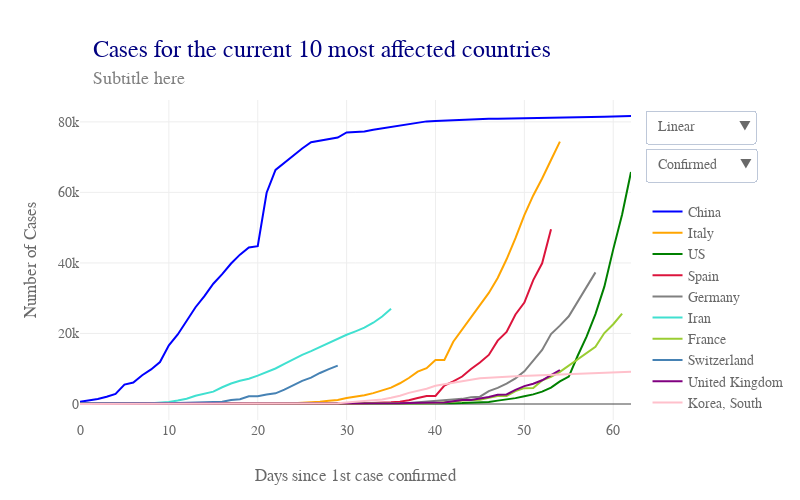

Notebook source saved alongside this figure:
### Code cell
# Plot timeline confirmed top ten countries

# Plot

data = []
for i, c in enumerate(top10_country):
    data.append(go.Scatter(x = df_merged[df_merged['Country/Region'] == c].days_since_1st_conf,
                           y = df_merged[df_merged['Country/Region'] == c].confirmed,
                           name = c,
                           marker = dict(color = top10_col[i]),
                           hoverinfo = 'text+y',
                           hovertext = c,
                           hoverlabel = dict(bordercolor = top10_col[i], 
                                 bgcolor = 'white', 
                                 font = dict(color = top10_col[i])),
                          ))
    data.append(go.Scatter(x = df_merged[df_merged['Country/Region'] == c].days_since_1st_conf,
                           y = df_merged[df_merged['Country/Region'] == c].deaths,
                           name = c,
                           marker = dict(color = top10_col[i]),
                           hoverinfo = 'text+y',
                           hovertext = c,
                           hoverlabel = dict(bordercolor = top10_col[i], 
                                 bgcolor = 'white', 
                                 font = dict(color = top10_col[i])),
                           showlegend = False,
                           visible = False
                          ))

conf_visible = [True, False, True, False, True, False, True, False, True, False, 
                True, False, True, False, True, False, True, False, True, False] 
death_visible = [False, True, False, True, False, True, False, True, False, True, 
                 False, True, False, True, False, True, False, True, False, True]

lay = go.Layout(width = 800, 
                height = 500, 
                #bargap = 0.2,
                xaxis = dict(title='Days since 1st case confirmed',
                             nticks = 10,
                             rangemode = 'nonnegative',
                             zeroline = False,
                            ),
                yaxis = dict(title='Number of Cases',
                             type = 'linear',
                            ),
                hovermode = 'closest',
                font = dict(size = label_size,
                            family = label_font,
                            color = label_col,
                           ),
                legend = dict(x = 1.03, 
                              y = 0.7),
                annotations=[dict(x = 0.02,
                                  y = 1.2,
                                  showarrow = False,
                                  text = 'Cases for the current 10 most affected countries',
                                  xref = 'paper',
                                  yref = 'paper',
                                  font=dict(
                                      family = title_font,
                                      size = title_size,
                                      color = title_col,),
                                 ),
                             dict(x = 0.02,
                                  y = 1.1,
                                  showarrow = False,
                                  text = 'Subtitle here',
                                  xref = 'paper',
                                  yref = 'paper',
                                  font=dict(
                                      family = subtitle_font,
                                      size = subtitle_size,
                                      color = subtitle_col,),
                                 ),
                            ],
                updatemenus=[dict(buttons=list([dict(args = ["yaxis.type", 'linear'],
                                                     label = 'Linear',
                                                     method = 'relayout'
                                                    ),
                                                dict(
                                                    args = ["yaxis.type", 'log'],
                                                    label = 'Logarithmic',
                                                    method = 'relayout'
                                                )
                                               ]),
                                  direction = "down",
                                  pad = {"r": 10, "t": 10},
                                  showactive = True,
                                  x = 1.025,
                                  xanchor = 'left',
                                  y = 1.00,
                                  yanchor = 'top'
                                 ),
                             dict(buttons=list([dict(args = [{'visible': conf_visible, 'showlegend' : True }],
                                                     label = 'Confirmed   ',
                                                     method = 'restyle'
                                                    ),
                                                dict(args = [{'visible': death_visible, 'showlegend' : True }],
                                                     label = 'Deaths',
                                                     method = 'restyle'
                                                    ),
                                               ]),
                                  direction = "down",
                                  pad = {"r": 10, "t": 10},
                                  showactive = True,
                                  x = 1.025,
                                  xanchor = 'left',
                                  y = 0.88,
                                  yanchor = 'top'
                                 ),
                            ]
               )


fig = dict(data=data, layout=lay)
plotly.offline.iplot(fig)

### Figure 1 — Plotly figure (JSON) as saved in the notebook; plotly's stock layout.template omitted (floating-point values rounded to 4 significant figures)
{"data": [{"hoverinfo": "text+y", "hoverlabel": {"bgcolor": "white", "bordercolor": "blue", "font": {"color": "blue"}}, "hovertext": "China", "marker": {"color": "blue"}, "name": "China", "type": "scatter", "uid": "8480330a-6f76-11ea-a5ff-8c8590b56c5d", "x": [0, 1, 2, 3, 4, 5, 6, 7, 8, 9, 10, 11, 12, 13, 14, 15, 16, 17, 18, 19, 20, 21, 22, 23, 24, 25, 26, 27, 28, 29, 30, 31, 32, 33, 34, 35, 36, 37, 38, 39, 40, 41, 42, 43, 44, 45, 46, 47, 48, 49, 50, 51, 52, 53, 54, 55, 56, 57, 58, 59, 60, 61, 62], "y": [643, 920, 1406, 2075, 2877, 5509, 6087, 8141, 9802, 11891, 16630, 19716, 23707, 27440, 30587, 34110, 36814, 39829, 42354, 44386, 44759, 59895, 66358, 68413, 70513, 72434, 74211, 74619, 75077, 75550, 77001, 77022, 77241, 77754, 78166, 78600, 78928, 79356, 79932, 80136, 80261, 80386, 80537, 80690, 80770, 80823, 80860, 80887, 80921, 80932, 80945, 80977, 81003, 81033, 81058, 81102, 81156, 81250, 81305, 81435, 81498, 81591, 81661]}, {"hoverinfo": "text+y", "hoverlabel": {"bgcolor": "white", "bordercolor": "blue", "font": {"color": "blue"}}, "hovertext": "China", "marker": {"color": "blue"}, "name": "China", "showlegend": false, "type": "scatter", "uid": "8480355a-6f76-11ea-8bf3-8c8590b56c5d", "visible": false, "x": [0, 1, 2, 3, 4, 5, 6, 7, 8, 9, 10, 11, 12, 13, 14, 15, 16, 17, 18, 19, 20, 21, 22, 23, 24, 25, 26, 27, 28, 29, 30, 31, 32, 33, 34, 35, 36, 37, 38, 39, 40, 41, 42, 43, 44, 45, 46, 47, 48, 49, 50, 51, 52, 53, 54, 55, 56, 57, 58, 59, 60, 61, 62], "y": [18, 26, 42, 56, 82, 131, 133, 171, 213, 259, 361, 425, 491, 563, 633, 718, 805, 905, 1012, 1112, 1117, 1369, 1521, 1663, 1766, 1864, 2003, 2116, 2238, 2238, 2443, 2445, 2595, 2665, 2717, 2746, 2790, 2837, 2872, 2914, 2947, 2983, 3015, 3044, 3072, 3100, 3123, 3139, 3161, 3172, 3180, 3193, 3203, 3217, 3230, 3241, 3249, 3253, 3259, 3274, 3274, 3281, 3285]}, {"hoverinfo": "text+y", "hoverlabel": {"bgcolor": "white", "bordercolor": "orange", "font": {"color": "orange"}}, "hovertext": "Italy", "marker": {"color": "orange"}, "name": "Italy", "type": "scatter", "uid": "84803690-6f76-11ea-96cf-8c8590b56c5d", "x": [-8, -7, -6, -5, -4, -3, -2, -1, 0, 1, 2, 3, 4, 5, 6, 7, 8, 9, 10, 11, 12, 13, 14, 15, 16, 17, 18, 19, 20, 21, 22, 23, 24, 25, 26, 27, 28, 29, 30, 31, 32, 33, 34, 35, 36, 37, 38, 39, 40, 41, 42, 43, 44, 45, 46, 47, 48, 49, 50, 51, 52, 53, 54], "y": [0, 0, 0, 0, 0, 0, 0, 0, 2, 2, 2, 2, 2, 2, 2, 3, 3, 3, 3, 3, 3, 3, 3, 3, 3, 3, 3, 3, 3, 20, 62, 155, 229, 322, 453, 655, 888, 1128, 1694, 2036, 2502, 3089, 3858, 4636, 5883, 7375, 9172, 10149, 12462, 12462, 17660, 21157, 24747, 27980, 31506, 35713, 41035, 47021, 53578, 59138, 63927, 69176, 74386]}, {"hoverinfo": "text+y", "hoverlabel": {"bgcolor": "white", "bordercolor": "orange", "font": {"color": "orange"}}, "hovertext": "Italy", "marker": {"color": "orange"}, "name": "Italy", "showlegend": false, "type": "scatter", "uid": "8480379c-6f76-11ea-b2a9-8c8590b56c5d", "visible": false, "x": [-8, -7, -6, -5, -4, -3, -2, -1, 0, 1, 2, 3, 4, 5, 6, 7, 8, 9, 10, 11, 12, 13, 14, 15, 16, 17, 18, 19, 20, 21, 22, 23, 24, 25, 26, 27, 28, 29, 30, 31, 32, 33, 34, 35, 36, 37, 38, 39, 40, 41, 42, 43, 44, 45, 46, 47, 48, 49, 50, 51, 52, 53, 54], "y": [0, 0, 0, 0, 0, 0, 0, 0, 0, 0, 0, 0, 0, 0, 0, 0, 0, 0, 0, 0, 0, 0, 0, 0, 0, 0, 0, 0, 0, 1, 2, 3, 7, 10, 12, 17, 21, 29, 34, 52, 79, 107, 148, 197, 233, 366, 463, 631, 827, 827, 1266, 1441, 1809, 2158, 2503, 2978, 3405, 4032, 4825, 5476, 6077, 6820, 7503]}, {"hoverinfo": "text+y", "hoverlabel": {"bgcolor": "white", "bordercolor": "green", "font": {"color": "green"}}, "hovertext": "US", "marker": {"color": "green"}, "name": "US", "type": "scatter", "uid": "84803898-6f76-11ea-8d5f-8c8590b56c5d", "x": [0, 1, 2, 3, 4, 5, 6, 7, 8, 9, 10, 11, 12, 13, 14, 15, 16, 17, 18, 19, 20, 21, 22, 23, 24, 25, 26, 27, 28, 29, 30, 31, 32, 33, 34, 35, 36, 37, 38, 39, 40, 41, 42, 43, 44, 45, 46, 47, 48, 49, 50, 51, 52, 53, 54, 55, 56, 57, 58, 59, 60, 61, 62], "y": [1, 2, 2, 5, 5, 5, 5, 5, 7, 8, 8, 11, 11, 11, 11, 11, 11, 11, 11, 12, 12, 13, 13, 13, 13, 13, 13, 13, 13, 15, 15, 15, 51, 51, 57, 58, 60, 68, 74, 98, 118, 149, 217, 262, 402, 518, 583, 959, 1281, 1663, 2179, 2727, 3499, 4632, 6421, 7783, 13677, 19100, 25489, 33276, 43847, 53740, 65778]}, {"hoverinfo": "text+y", "hoverlabel": {"bgcolor": "white", "bordercolor": "green", "font": {"color": "green"}}, "hovertext": "US", "marker": {"color": "green"}, "name": "US", "showlegend": false, "type": "scatter", "uid": "8480399a-6f76-11ea-837e-8c8590b56c5d", "visible": false, "x": [0, 1, 2, 3, 4, 5, 6, 7, 8, 9, 10, 11, 12, 13, 14, 15, 16, 17, 18, 19, 20, 21, 22, 23, 24, 25, 26, 27, 28, 29, 30, 31, 32, 33, 34, 35, 36, 37, 38, 39, 40, 41, 42, 43, 44, 45, 46, 47, 48, 49, 50, 51, 52, 53, 54, 55, 56, 57, 58, 59, 60, 61, 62], "y": [0, 0, 0, 0, 0, 0, 0, 0, 0, 0, 0, 0, 0, 0, 0, 0, 0, 0, 0, 0, 0, 0, 0, 0, 0, 0, 0, 0, 0, 0, 0, 0, 0, 0, 0, 0, 0, 1, 1, 6, 7, 11, 12, 14, 17, 21, 22, 28, 36, 40, 47, 54, 63, 85, 108, 118, 200, 244, 307, 417, 557, 706, 942]}, {"hoverinfo": "text+y", "hoverlabel": {"bgcolor": "white", "bordercolor": "crimson", "font": {"color": "crimson"}}, "hovertext": "Spain", "marker": {"color": "crimson"}, "name": "Spain", "type": "scatter", "uid": "84803a94-6f76-11ea-9c37-8c8590b56c5d", "x": [-9, -8, -7, -6, -5, -4, -3, -2, -1, 0, 1, 2, 3, 4, 5, 6, 7, 8, 9, 10, 11, 12, 13, 14, 15, 16, 17, 18, 19, 20, 21, 22, 23, 24, 25, 26, 27, 28, 29, 30, 31, 32, 33, 34, 35, 36, 37, 38, 39, 40, 41, 42, 43, 44, 45, 46, 47, 48, 49, 50, 51, 52, 53], "y": [0, 0, 0, 0, 0, 0, 0, 0, 0, 1, 1, 1, 1, 1, 1, 1, 1, 2, 2, 2, 2, 2, 2, 2, 2, 2, 2, 2, 2, 2, 2, 2, 2, 6, 13, 15, 32, 45, 84, 120, 165, 222, 259, 400, 500, 673, 1073, 1695, 2277, 2277, 5232, 6391, 7798, 9942, 11748, 13910, 17963, 20410, 25374, 28768, 35136, 39885, 49515]}, {"hoverinfo": "text+y", "hoverlabel": {"bgcolor": "white", "bordercolor": "crimson", "font": {"color": "crimson"}}, "hovertext": "Spain", "marker": {"color": "crimson"}, "name": "Spain", "showlegend": false, "type": "scatter", "uid": "84803b78-6f76-11ea-8383-8c8590b56c5d", "visible": false, "x": [-9, -8, -7, -6, -5, -4, -3, -2, -1, 0, 1, 2, 3, 4, 5, 6, 7, 8, 9, 10, 11, 12, 13, 14, 15, 16, 17, 18, 19, 20, 21, 22, 23, 24, 25, 26, 27, 28, 29, 30, 31, 32, 33, 34, 35, 36, 37, 38, 39, 40, 41, 42, 43, 44, 45, 46, 47, 48, 49, 50, 51, 52, 53], "y": [0, 0, 0, 0, 0, 0, 0, 0, 0, 0, 0, 0, 0, 0, 0, 0, 0, 0, 0, 0, 0, 0, 0, 0, 0, 0, 0, 0, 0, 0, 0, 0, 0, 0, 0, 0, 0, 0, 0, 0, 1, 2, 3, 5, 10, 17, 28, 35, 54, 55, 133, 195, 289, 342, 533, 623, 830, 1043, 1375, 1772, 2311, 2808, 3647]}, {"hoverinfo": "text+y", "hoverlabel": {"bgcolor": "white", "bordercolor": "grey", "font": {"color": "grey"}}, "hovertext": "Germany", "marker": {"color": "grey"}, "name": "Germany", "type": "scatter", "uid": "84803c62-6f76-11ea-81da-8c8590b56c5d", "x": [-4, -3, -2, -1, 0, 1, 2, 3, 4, 5, 6, 7, 8, 9, 10, 11, 12, 13, 14, 15, 16, 17, 18, 19, 20, 21, 22, 23, 24, 25, 26, 27, 28, 29, 30, 31, 32, 33, 34, 35, 36, 37, 38, 39, 40, 41, 42, 43, 44, 45, 46, 47, 48, 49, 50, 51, 52, 53, 54, 55, 56, 57, 58], "y": [0, 0, 0, 0, 1, 4, 4, 4, 5, 8, 10, 12, 12, 12, 12, 13, 13, 14, 14, 16, 16, 16, 16, 16, 16, 16, 16, 16, 16, 16, 16, 16, 16, 17, 27, 46, 48, 79, 130, 159, 196, 262, 482, 670, 799, 1040, 1176, 1457, 1908, 2078, 3675, 4585, 5795, 7272, 9257, 12327, 15320, 19848, 22213, 24873, 29056, 32986, 37323]}, {"hoverinfo": "text+y", "hoverlabel": {"bgcolor": "white", "bordercolor": "grey", "font": {"color": "grey"}}, "hovertext": "Germany", "marker": {"color": "grey"}, "name": "Germany", "showlegend": false, "type": "scatter", "uid": "84803d50-6f76-11ea-8613-8c8590b56c5d", "visible": false, "x": [-4, -3, -2, -1, 0, 1, 2, 3, 4, 5, 6, 7, 8, 9, 10, 11, 12, 13, 14, 15, 16, 17, 18, 19, 20, 21, 22, 23, 24, 25, 26, 27, 28, 29, 30, 31, 32, 33, 34, 35, 36, 37, 38, 39, 40, 41, 42, 43, 44, 45, 46, 47, 48, 49, 50, 51, 52, 53, 54, 55, 56, 57, 58], "y": [0, 0, 0, 0, 0, 0, 0, 0, 0, 0, 0, 0, 0, 0, 0, 0, 0, 0, 0, 0, 0, 0, 0, 0, 0, 0, 0, 0, 0, 0, 0, 0, 0, 0, 0, 0, 0, 0, 0, 0, 0, 0, 0, 0, 0, 0, 2, 2, 3, 3, 7, 9, 11, 17, 24, 28, 44, 67, 84, 94, 123, 157, 206]}, {"hoverinfo": "text+y", "hoverlabel": {"bgcolor": "white", "bordercolor": "turquoise", "font": {"color": "turquoise"}}, "hovertext": "Iran", "marker": {"color": "turquoise"}, "name": "Iran", "type": "scatter", "uid": "84803e7a-6f76-11ea-ab49-8c8590b56c5d", "x": [-27, -26, -25, -24, -23, -22, -21, -20, -19, -18, -17, -16, -15, -14, -13, -12, -11, -10, -9, -8, -7, -6, -5, -4, -3, -2, -1, 0, 1, 2, 3, 4, 5, 6, 7, 8, 9, 10, 11, 12, 13, 14, 15, 16, 17, 18, 19, 20, 21, 22, 23, 24, 25, 26, 27, 28, 29, 30, 31, 32, 33, 34, 35], "y": [0, 0, 0, 0, 0, 0, 0, 0, 0, 0, 0, 0, 0, 0, 0, 0, 0, 0, 0, 0, 0, 0, 0, 0, 0, 0, 0, 2, 5, 18, 28, 43, 61, 95, 139, 245, 388, 593, 978, 1501, 2336, 2922, 3513, 4747, 5823, 6566, 7161, 8042, 9000, 10075, 11364, 12729, 13938, 14991, 16169, 17361, 18407, 19644, 20610, 21638, 23049, 24811, 27017]}, {"hoverinfo": "text+y", "hoverlabel": {"bgcolor": "white", "bordercolor": "turquoise", "font": {"color": "turquoise"}}, "hovertext": "Iran", "marker": {"color": "turquoise"}, "name": "Iran", "showlegend": false, "type": "scatter", "uid": "84803f80-6f76-11ea-af4a-8c8590b56c5d", "visible": false, "x": [-27, -26, -25, -24, -23, -22, -21, -20, -19, -18, -17, -16, -15, -14, -13, -12, -11, -10, -9, -8, -7, -6, -5, -4, -3, -2, -1, 0, 1, 2, 3, 4, 5, 6, 7, 8, 9, 10, 11, 12, 13, 14, 15, 16, 17, 18, 19, 20, 21, 22, 23, 24, 25, 26, 27, 28, 29, 30, 31, 32, 33, 34, 35], "y": [0, 0, 0, 0, 0, 0, 0, 0, 0, 0, 0, 0, 0, 0, 0, 0, 0, 0, 0, 0, 0, 0, 0, 0, 0, 0, 0, 2, 2, 4, 5, 8, 12, 16, 19, 26, 34, 43, 54, 66, 77, 92, 107, 124, 145, 194, 237, 291, 354, 429, 514, 611, 724, 853, 988, 1135, 1284, 1433, 1556, 1685, 1812, 1934, 2077]}, {"hoverinfo": "text+y", "hoverlabel": {"bgcolor": "white", "bordercolor": "yellowgreen", "font": {"color": "yellowgreen"}}, "hovertext": "France", "marker": {"color": "yellowgreen"}, "name": "France", "type": "scatter", "uid": "84804070-6f76-11ea-a425-8c8590b56c5d", "x": [-1, 0, 1, 2, 3, 4, 5, 6, 7, 8, 9, 10, 11, 12, 13, 14, 15, 16, 17, 18, 19, 20, 21, 22, 23, 24, 25, 26, 27, 28, 29, 30, 31, 32, 33, 34, 35, 36, 37, 38, 39, 40, 41, 42, 43, 44, 45, 46, 47, 48, 49, 50, 51, 52, 53, 54, 55, 56, 57, 58, 59, 60, 61], "y": [0, 2, 3, 3, 3, 4, 5, 5, 5, 6, 6, 6, 6, 6, 6, 6, 11, 11, 11, 11, 11, 11, 11, 12, 12, 12, 12, 12, 12, 12, 12, 12, 12, 14, 18, 38, 57, 100, 130, 191, 204, 288, 380, 656, 959, 1136, 1219, 1794, 2293, 2293, 3681, 4496, 4532, 6683, 7715, 9124, 10970, 12758, 14463, 16243, 20123, 22622, 25600]}, {"hoverinfo": "text+y", "hoverlabel": {"bgcolor": "white", "bordercolor": "yellowgreen", "font": {"color": "yellowgreen"}}, "hovertext": "France", "marker": {"color": "yellowgreen"}, "name": "France", "showlegend": false, "type": "scatter", "uid": "8480416c-6f76-11ea-882e-8c8590b56c5d", "visible": false, "x": [-1, 0, 1, 2, 3, 4, 5, 6, 7, 8, 9, 10, 11, 12, 13, 14, 15, 16, 17, 18, 19, 20, 21, 22, 23, 24, 25, 26, 27, 28, 29, 30, 31, 32, 33, 34, 35, 36, 37, 38, 39, 40, 41, 42, 43, 44, 45, 46, 47, 48, 49, 50, 51, 52, 53, 54, 55, 56, 57, 58, 59, 60, 61], "y": [0, 0, 0, 0, 0, 0, 0, 0, 0, 0, 0, 0, 0, 0, 0, 0, 0, 0, 0, 0, 0, 0, 0, 1, 1, 1, 1, 1, 1, 1, 1, 1, 1, 1, 2, 2, 2, 2, 2, 3, 4, 4, 6, 9, 11, 19, 19, 33, 48, 48, 79, 91, 91, 149, 149, 149, 244, 451, 563, 676, 862, 1102, 1333]}, {"hoverinfo": "text+y", "hoverlabel": {"bgcolor": "white", "bordercolor": "steelblue", "font": {"color": "steelblue"}}, "hovertext": "Switzerland", "marker": {"color": "steelblue"}, "name": "Switzerland", "type": "scatter", "uid": "8480425c-6f76-11ea-a216-8c8590b56c5d", "x": [-33, -32, -31, -30, -29, -28, -27, -26, -25, -24, -23, -22, -21, -20, -19, -18, -17, -16, -15, -14, -13, -12, -11, -10, -9, -8, -7, -6, -5, -4, -3, -2, -1, 0, 1, 2, 3, 4, 5, 6, 7, 8, 9, 10, 11, 12, 13, 14, 15, 16, 17, 18, 19, 20, 21, 22, 23, 24, 25, 26, 27, 28, 29], "y": [0, 0, 0, 0, 0, 0, 0, 0, 0, 0, 0, 0, 0, 0, 0, 0, 0, 0, 0, 0, 0, 0, 0, 0, 0, 0, 0, 0, 0, 0, 0, 0, 0, 1, 1, 8, 8, 18, 27, 42, 56, 90, 114, 214, 268, 337, 374, 491, 652, 652, 1139, 1359, 2200, 2200, 2700, 3028, 4075, 5294, 6575, 7474, 8795, 9877, 10897]}, {"hoverinfo": "text+y", "hoverlabel": {"bgcolor": "white", "bordercolor": "steelblue", "font": {"color": "steelblue"}}, "hovertext": "Switzerland", "marker": {"color": "steelblue"}, "name": "Switzerland", "showlegend": false, "type": "scatter", "uid": "8480434a-6f76-11ea-80b5-8c8590b56c5d", "visible": false, "x": [-33, -32, -31, -30, -29, -28, -27, -26, -25, -24, -23, -22, -21, -20, -19, -18, -17, -16, -15, -14, -13, -12, -11, -10, -9, -8, -7, -6, -5, -4, -3, -2, -1, 0, 1, 2, 3, 4, 5, 6, 7, 8, 9, 10, 11, 12, 13, 14, 15, 16, 17, 18, 19, 20, 21, 22, 23, 24, 25, 26, 27, 28, 29], "y": [0, 0, 0, 0, 0, 0, 0, 0, 0, 0, 0, 0, 0, 0, 0, 0, 0, 0, 0, 0, 0, 0, 0, 0, 0, 0, 0, 0, 0, 0, 0, 0, 0, 0, 0, 0, 0, 0, 0, 0, 0, 0, 1, 1, 1, 2, 2, 3, 4, 4, 11, 13, 14, 14, 27, 28, 41, 54, 75, 98, 120, 122, 153]}, {"hoverinfo": "text+y", "hoverlabel": {"bgcolor": "white", "bordercolor": "purple", "font": {"color": "purple"}}, "hovertext": "United Kingdom", "marker": {"color": "purple"}, "name": "United Kingdom", "type": "scatter", "uid": "8480443a-6f76-11ea-be53-8c8590b56c5d", "x": [-8, -7, -6, -5, -4, -3, -2, -1, 0, 1, 2, 3, 4, 5, 6, 7, 8, 9, 10, 11, 12, 13, 14, 15, 16, 17, 18, 19, 20, 21, 22, 23, 24, 25, 26, 27, 28, 29, 30, 31, 32, 33, 34, 35, 36, 37, 38, 39, 40, 41, 42, 43, 44, 45, 46, 47, 48, 49, 50, 51, 52, 53, 54], "y": [0, 0, 0, 0, 0, 0, 0, 0, 2, 2, 2, 2, 2, 2, 2, 3, 3, 3, 8, 8, 9, 9, 9, 9, 9, 9, 9, 9, 9, 9, 9, 9, 13, 13, 13, 15, 20, 23, 36, 40, 51, 86, 116, 164, 207, 274, 322, 384, 459, 459, 802, 1144, 1145, 1551, 1960, 2642, 2716, 4014, 5067, 5745, 6726, 8164, 9640]}, {"hoverinfo": "text+y", "hoverlabel": {"bgcolor": "white", "bordercolor": "purple", "font": {"color": "purple"}}, "hovertext": "United Kingdom", "marker": {"color": "purple"}, "name": "United Kingdom", "showlegend": false, "type": "scatter", "uid": "8480452c-6f76-11ea-a043-8c8590b56c5d", "visible": false, "x": [-8, -7, -6, -5, -4, -3, -2, -1, 0, 1, 2, 3, 4, 5, 6, 7, 8, 9, 10, 11, 12, 13, 14, 15, 16, 17, 18, 19, 20, 21, 22, 23, 24, 25, 26, 27, 28, 29, 30, 31, 32, 33, 34, 35, 36, 37, 38, 39, 40, 41, 42, 43, 44, 45, 46, 47, 48, 49, 50, 51, 52, 53, 54], "y": [0, 0, 0, 0, 0, 0, 0, 0, 0, 0, 0, 0, 0, 0, 0, 0, 0, 0, 0, 0, 0, 0, 0, 0, 0, 0, 0, 0, 0, 0, 0, 0, 0, 0, 0, 0, 0, 0, 0, 0, 0, 0, 1, 2, 2, 3, 4, 6, 8, 8, 8, 21, 21, 56, 56, 72, 138, 178, 234, 282, 336, 423, 466]}, {"hoverinfo": "text+y", "hoverlabel": {"bgcolor": "white", "bordercolor": "pink", "font": {"color": "pink"}}, "hovertext": "Korea, South", "marker": {"color": "pink"}, "name": "Korea, South", "type": "scatter", "uid": "84804654-6f76-11ea-9fdf-8c8590b56c5d", "x": [0, 1, 2, 3, 4, 5, 6, 7, 8, 9, 10, 11, 12, 13, 14, 15, 16, 17, 18, 19, 20, 21, 22, 23, 24, 25, 26, 27, 28, 29, 30, 31, 32, 33, 34, 35, 36, 37, 38, 39, 40, 41, 42, 43, 44, 45, 46, 47, 48, 49, 50, 51, 52, 53, 54, 55, 56, 57, 58, 59, 60, 61, 62], "y": [1, 2, 2, 3, 4, 4, 4, 4, 11, 12, 15, 15, 16, 19, 23, 24, 24, 25, 27, 28, 28, 28, 28, 28, 29, 30, 31, 31, 104, 204, 433, 602, 833, 977, 1261, 1766, 2337, 3150, 3736, 4335, 5186, 5621, 6088, 6593, 7041, 7314, 7478, 7513, 7755, 7869, 7979, 8086, 8162, 8236, 8320, 8413, 8565, 8652, 8799, 8961, 8961, 9037, 9137]}, {"hoverinfo": "text+y", "hoverlabel": {"bgcolor": "white", "bordercolor": "pink", "font": {"color": "pink"}}, "hovertext": "Korea, South", "marker": {"color": "pink"}, "name": "Korea, South", "showlegend": false, "type": "scatter", "uid": "848047be-6f76-11ea-9bd4-8c8590b56c5d", "visible": false, "x": [0, 1, 2, 3, 4, 5, 6, 7, 8, 9, 10, 11, 12, 13, 14, 15, 16, 17, 18, 19, 20, 21, 22, 23, 24, 25, 26, 27, 28, 29, 30, 31, 32, 33, 34, 35, 36, 37, 38, 39, 40, 41, 42, 43, 44, 45, 46, 47, 48, 49, 50, 51, 52, 53, 54, 55, 56, 57, 58, 59, 60, 61, 62], "y": [0, 0, 0, 0, 0, 0, 0, 0, 0, 0, 0, 0, 0, 0, 0, 0, 0, 0, 0, 0, 0, 0, 0, 0, 0, 0, 0, 0, 1, 2, 2, 6, 8, 10, 12, 13, 13, 16, 17, 28, 28, 35, 35, 42, 44, 50, 53, 54, 60, 66, 66, 72, 75, 75, 81, 84, 91, 94, 102, 111, 111, 120, 126]}], "layout": {"annotations": [{"font": {"color": "navy", "family": "PT Sans Narrow", "size": 24}, "showarrow": false, "text": "Cases for the current 10 most affected countries", "x": 0.02, "xref": "paper", "y": 1.2, "yref": "paper"}, {"font": {"color": "grey", "family": "PT Sans Narrow", "size": 18}, "showarrow": false, "text": "Subtitle here", "x": 0.02, "xref": "paper", "y": 1.1, "yref": "paper"}], "font": {"color": "dimgray", "family": "PT Sans", "size": 14}, "height": 500, "hovermode": "closest", "legend": {"x": 1.03, "y": 0.7}, "updatemenus": [{"buttons": [{"args": ["yaxis.type", "linear"], "label": "Linear", "method": "relayout"}, {"args": ["yaxis.type", "log"], "label": "Logarithmic", "method": "relayout"}], "direction": "down", "pad": {"r": 10, "t": 10}, "showactive": true, "x": 1.025, "xanchor": "left", "y": 1, "yanchor": "top"}, {"buttons": [{"args": [{"showlegend": true, "visible": [true, false, true, false, true, false, true, false, true, false, true, false, true, false, true, false, true, false, true, false]}], "label": "Confirmed   ", "method": "restyle"}, {"args": [{"showlegend": true, "visible": [false, true, false, true, false, true, false, true, false, true, false, true, false, true, false, true, false, true, false, true]}], "label": "Deaths", "method": "restyle"}], "direction": "down", "pad": {"r": 10, "t": 10}, "showactive": true, "x": 1.025, "xanchor": "left", "y": 0.88, "yanchor": "top"}], "width": 800, "xaxis": {"nticks": 10, "rangemode": "nonnegative", "title": "Days since 1st case confirmed", "zeroline": false}, "yaxis": {"title": "Number of Cases", "type": "linear"}}}
